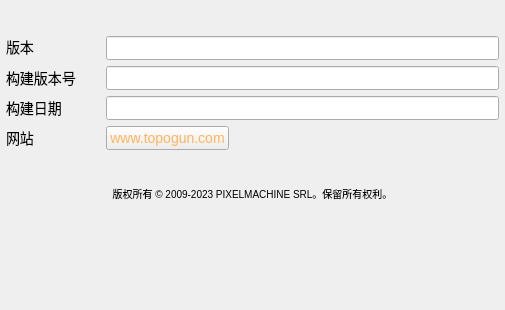
<?xml version="1.0" encoding="UTF-8"?>
<ui version="4.0">
 <class>Form</class>
 <widget class="QWidget" name="Form">
  <property name="geometry">
   <rect>
    <x>0</x>
    <y>0</y>
    <width>505</width>
    <height>310</height>
   </rect>
  </property>
  <property name="sizePolicy">
   <sizepolicy hsizetype="Fixed" vsizetype="Fixed">
    <horstretch>0</horstretch>
    <verstretch>0</verstretch>
   </sizepolicy>
  </property>
  <property name="minimumSize">
   <size>
    <width>505</width>
    <height>310</height>
   </size>
  </property>
  <property name="maximumSize">
   <size>
    <width>505</width>
    <height>310</height>
   </size>
  </property>
  <property name="windowTitle">
   <string>颜色</string>
  </property>
  <layout class="QVBoxLayout" name="verticalLayout">
   <property name="leftMargin">
    <number>6</number>
   </property>
   <property name="topMargin">
    <number>6</number>
   </property>
   <property name="rightMargin">
    <number>6</number>
   </property>
   <property name="bottomMargin">
    <number>6</number>
   </property>
   <item>
    <layout class="QHBoxLayout" name="horizontalLayout_3">
     <property name="topMargin">
      <number>10</number>
     </property>
     <item>
      <widget class="QLabel" name="label_3">
       <property name="styleSheet">
        <string>QLineEdit {font-size: 14px;color: #f8f8f8; border-color: transparent;}</string>
       </property>
       <property name="text">
        <string/>
       </property>
       <property name="pixmap">
        <pixmap resource="../icons/icons.qrc">:/icons/licman.png</pixmap>
       </property>
       <property name="alignment">
        <set>Qt::AlignCenter</set>
       </property>
      </widget>
     </item>
    </layout>
   </item>
   <item>
    <layout class="QVBoxLayout" name="verticalLayout_2">
     <property name="spacing">
      <number>6</number>
     </property>
     <property name="bottomMargin">
      <number>0</number>
     </property>
     <item>
      <layout class="QFormLayout" name="formLayout">
       <property name="sizeConstraint">
        <enum>QLayout::SetMinimumSize</enum>
       </property>
       <property name="horizontalSpacing">
        <number>0</number>
       </property>
       <item row="0" column="0">
        <widget class="QLabel" name="label">
         <property name="sizePolicy">
          <sizepolicy hsizetype="Minimum" vsizetype="Fixed">
           <horstretch>0</horstretch>
           <verstretch>0</verstretch>
          </sizepolicy>
         </property>
         <property name="minimumSize">
          <size>
           <width>100</width>
           <height>0</height>
          </size>
         </property>
         <property name="styleSheet">
          <string notr="true">font-size: 14px;</string>
         </property>
         <property name="text">
          <string>版本</string>
         </property>
        </widget>
       </item>
       <item row="0" column="1">
        <widget class="QLineEdit" name="about_version">
         <property name="font">
          <font>
           <family>MS Shell Dlg 2</family>
           <pointsize>-1</pointsize>
           <weight>50</weight>
           <italic>false</italic>
           <bold>false</bold>
          </font>
         </property>
         <property name="styleSheet">
          <string notr="true">QLineEdit {font-size: 14px;color: #f8f8f8; border-color: transparent;}</string>
         </property>
         <property name="inputMethodHints">
          <set>Qt::ImhDigitsOnly|Qt::ImhPreferNumbers</set>
         </property>
         <property name="text">
          <string/>
         </property>
         <property name="maxLength">
          <number>20</number>
         </property>
         <property name="readOnly">
          <bool>true</bool>
         </property>
         <property name="clearButtonEnabled">
          <bool>true</bool>
         </property>
        </widget>
       </item>
      </layout>
     </item>
     <item>
      <layout class="QFormLayout" name="formLayout_5">
       <property name="horizontalSpacing">
        <number>0</number>
       </property>
       <item row="0" column="0">
        <widget class="QLabel" name="label_6">
         <property name="sizePolicy">
          <sizepolicy hsizetype="Minimum" vsizetype="Preferred">
           <horstretch>0</horstretch>
           <verstretch>0</verstretch>
          </sizepolicy>
         </property>
         <property name="minimumSize">
          <size>
           <width>100</width>
           <height>0</height>
          </size>
         </property>
         <property name="styleSheet">
          <string notr="true">font-size: 14px;</string>
         </property>
         <property name="text">
          <string>构建版本号</string>
         </property>
        </widget>
       </item>
       <item row="0" column="1">
        <widget class="QLineEdit" name="about_buildNumber">
         <property name="styleSheet">
          <string notr="true">QLineEdit {font-size: 14px;color: #f8f8f8; border-color: transparent;}</string>
         </property>
         <property name="readOnly">
          <bool>true</bool>
         </property>
        </widget>
       </item>
      </layout>
     </item>
     <item>
      <layout class="QFormLayout" name="formLayout_6">
       <property name="horizontalSpacing">
        <number>0</number>
       </property>
       <item row="0" column="0">
        <widget class="QLabel" name="label_7">
         <property name="sizePolicy">
          <sizepolicy hsizetype="Minimum" vsizetype="Preferred">
           <horstretch>0</horstretch>
           <verstretch>0</verstretch>
          </sizepolicy>
         </property>
         <property name="minimumSize">
          <size>
           <width>100</width>
           <height>0</height>
          </size>
         </property>
         <property name="styleSheet">
          <string notr="true">font-size: 14px;</string>
         </property>
         <property name="text">
          <string>构建日期</string>
         </property>
        </widget>
       </item>
       <item row="0" column="1">
        <widget class="QLineEdit" name="about_buildDate">
         <property name="styleSheet">
          <string notr="true">QLineEdit {font-size: 14px;color: #f8f8f8; border-color: transparent;}</string>
         </property>
         <property name="readOnly">
          <bool>true</bool>
         </property>
        </widget>
       </item>
      </layout>
     </item>
     <item>
      <layout class="QFormLayout" name="formLayout_2">
       <property name="horizontalSpacing">
        <number>0</number>
       </property>
       <property name="topMargin">
        <number>0</number>
       </property>
       <item row="0" column="0">
        <widget class="QLabel" name="label_4">
         <property name="sizePolicy">
          <sizepolicy hsizetype="Minimum" vsizetype="Preferred">
           <horstretch>0</horstretch>
           <verstretch>0</verstretch>
          </sizepolicy>
         </property>
         <property name="minimumSize">
          <size>
           <width>100</width>
           <height>0</height>
          </size>
         </property>
         <property name="styleSheet">
          <string notr="true">font-size: 14px;</string>
         </property>
         <property name="text">
          <string>网站</string>
         </property>
        </widget>
       </item>
       <item row="0" column="1">
        <layout class="QHBoxLayout" name="horizontalLayout_5">
         <property name="spacing">
          <number>0</number>
         </property>
         <property name="rightMargin">
          <number>0</number>
         </property>
         <item>
          <widget class="QPushButton" name="about_website">
           <property name="sizePolicy">
            <sizepolicy hsizetype="Minimum" vsizetype="Fixed">
             <horstretch>0</horstretch>
             <verstretch>0</verstretch>
            </sizepolicy>
           </property>
           <property name="cursor">
            <cursorShape>PointingHandCursor</cursorShape>
           </property>
           <property name="styleSheet">
            <string notr="true">QPushButton {font-size: 14px;color: #ffb45a; border-color: transparent;}
QPushButton:pressed {background-color: transparent;}</string>
           </property>
           <property name="text">
            <string>www.topogun.com</string>
           </property>
          </widget>
         </item>
         <item>
          <spacer name="horizontalSpacer_2">
           <property name="orientation">
            <enum>Qt::Horizontal</enum>
           </property>
           <property name="sizeHint" stdset="0">
            <size>
             <width>40</width>
             <height>20</height>
            </size>
           </property>
          </spacer>
         </item>
        </layout>
       </item>
      </layout>
     </item>
    </layout>
   </item>
   <item>
    <spacer name="verticalSpacer_2">
     <property name="orientation">
      <enum>Qt::Vertical</enum>
     </property>
     <property name="sizeType">
      <enum>QSizePolicy::Fixed</enum>
     </property>
     <property name="sizeHint" stdset="0">
      <size>
       <width>20</width>
       <height>30</height>
      </size>
     </property>
    </spacer>
   </item>
   <item>
    <layout class="QHBoxLayout" name="horizontalLayout">
     <property name="topMargin">
      <number>0</number>
     </property>
     <item>
      <widget class="QLabel" name="label_2">
       <property name="styleSheet">
        <string notr="true">font-size: 10px;</string>
       </property>
       <property name="text">
        <string>版权所有 © 2009-2023 PIXELMACHINE SRL。保留所有权利。</string>
       </property>
       <property name="alignment">
        <set>Qt::AlignCenter</set>
       </property>
      </widget>
     </item>
    </layout>
   </item>
   <item>
    <spacer name="verticalSpacer">
     <property name="styleSheet">
      <string>QLineEdit {font-size: 14px;color: #f8f8f8; border-color: transparent;}</string>
     </property>
     <property name="orientation">
      <enum>Qt::Vertical</enum>
     </property>
     <property name="sizeHint" stdset="0">
      <size>
       <width>20</width>
       <height>1</height>
      </size>
     </property>
    </spacer>
   </item>
  </layout>
 </widget>
 <resources>
  <include location="../icons/icons.qrc"/>
 </resources>
 <connections/>
</ui>
